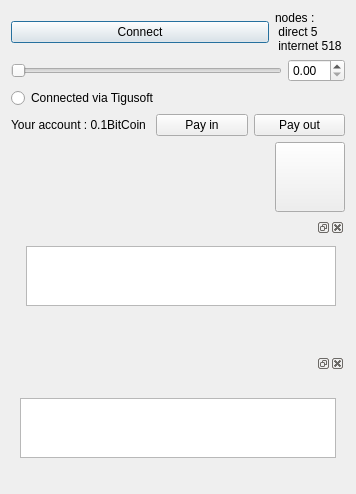
<?xml version="1.0" encoding="UTF-8"?>
<ui version="4.0">
 <class>Dialog</class>
 <widget class="QDialog" name="Dialog">
  <property name="geometry">
   <rect>
    <x>0</x>
    <y>0</y>
    <width>356</width>
    <height>494</height>
   </rect>
  </property>
  <property name="windowTitle">
   <string>Dialog</string>
  </property>
  <layout class="QGridLayout" name="gridLayout_2">
   <item row="0" column="0">
    <layout class="QGridLayout" name="gridLayout">
     <item row="0" column="0">
      <widget class="QPushButton" name="pushButton">
       <property name="text">
        <string>Connect</string>
       </property>
      </widget>
     </item>
     <item row="1" column="0" colspan="2">
      <layout class="QHBoxLayout" name="horizontalLayout">
       <item>
        <widget class="QSlider" name="horizontalSlider">
         <property name="orientation">
          <enum>Qt::Horizontal</enum>
         </property>
        </widget>
       </item>
       <item>
        <widget class="QDoubleSpinBox" name="doubleSpinBox"/>
       </item>
      </layout>
     </item>
     <item row="5" column="1">
      <widget class="QPushButton" name="qrPushButton_4">
       <property name="sizePolicy">
        <sizepolicy hsizetype="Fixed" vsizetype="Fixed">
         <horstretch>0</horstretch>
         <verstretch>0</verstretch>
        </sizepolicy>
       </property>
       <property name="minimumSize">
        <size>
         <width>70</width>
         <height>70</height>
        </size>
       </property>
       <property name="text">
        <string/>
       </property>
      </widget>
     </item>
     <item row="6" column="0" colspan="2">
      <layout class="QVBoxLayout" name="verticalLayout">
       <item>
        <layout class="QVBoxLayout" name="verticalLayout_2">
         <item>
          <widget class="QDockWidget" name="dockWidget">
           <property name="whatsThis">
            <string>&lt;html&gt;&lt;head/&gt;&lt;body&gt;&lt;p&gt;logs&lt;/p&gt;&lt;p&gt;&lt;br/&gt;&lt;/p&gt;&lt;/body&gt;&lt;/html&gt;</string>
           </property>
           <widget class="QWidget" name="dockWidgetContents">
            <layout class="QFormLayout" name="formLayout">
             <item row="0" column="1">
              <widget class="QTableView" name="errorView">
               <property name="sizePolicy">
                <sizepolicy hsizetype="Expanding" vsizetype="Fixed">
                 <horstretch>0</horstretch>
                 <verstretch>0</verstretch>
                </sizepolicy>
               </property>
               <property name="maximumSize">
                <size>
                 <width>16777215</width>
                 <height>60</height>
                </size>
               </property>
              </widget>
             </item>
            </layout>
           </widget>
          </widget>
         </item>
         <item>
          <widget class="QDockWidget" name="messages">
           <widget class="QWidget" name="dockWidgetContents_2">
            <layout class="QGridLayout" name="gridLayout_4">
             <item row="0" column="0">
              <widget class="QTableView" name="questionView">
               <property name="sizePolicy">
                <sizepolicy hsizetype="Expanding" vsizetype="Fixed">
                 <horstretch>0</horstretch>
                 <verstretch>0</verstretch>
                </sizepolicy>
               </property>
               <property name="maximumSize">
                <size>
                 <width>16777215</width>
                 <height>60</height>
                </size>
               </property>
              </widget>
             </item>
            </layout>
           </widget>
          </widget>
         </item>
        </layout>
       </item>
      </layout>
     </item>
     <item row="3" column="0" colspan="2">
      <layout class="QHBoxLayout" name="horizontalLayout_2">
       <item>
        <widget class="QLabel" name="label">
         <property name="text">
          <string>Your account : 0.1BitCoin </string>
         </property>
        </widget>
       </item>
       <item>
        <widget class="QPushButton" name="pushButton_2">
         <property name="text">
          <string>Pay in</string>
         </property>
        </widget>
       </item>
       <item>
        <widget class="QPushButton" name="pushButton_3">
         <property name="text">
          <string>Pay out</string>
         </property>
        </widget>
       </item>
      </layout>
     </item>
     <item row="2" column="0" colspan="2">
      <widget class="QRadioButton" name="radioButton">
       <property name="text">
        <string>Connected via Tigusoft</string>
       </property>
      </widget>
     </item>
     <item row="0" column="1">
      <widget class="QLabel" name="label_2">
       <property name="text">
        <string>nodes : 
 direct 5 
 internet 518</string>
       </property>
      </widget>
     </item>
    </layout>
   </item>
  </layout>
 </widget>
 <resources/>
 <connections/>
</ui>
